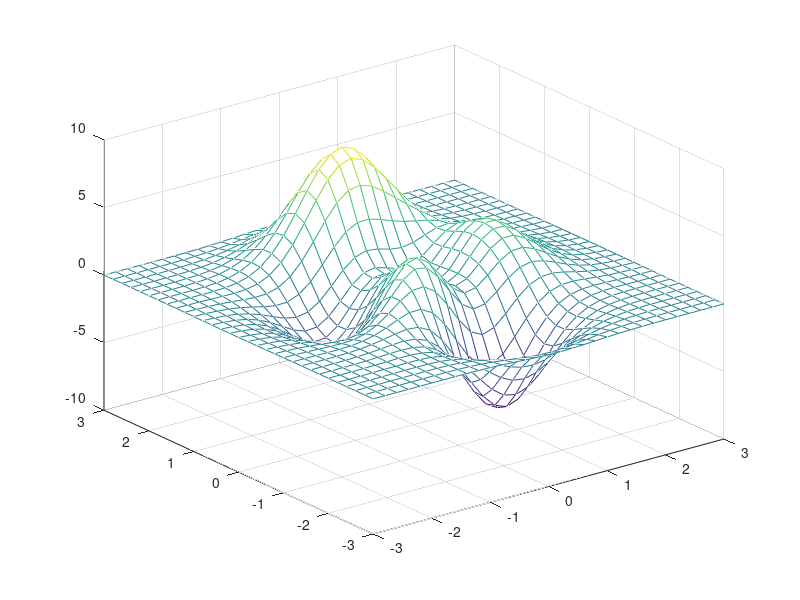

MATLAB code to generate this figure:
%%
% Figura  3.58 Código para generar la funcion peaks en Matlab
% Autor:
% Jesús Alfonso López S
% jalopez@uao.edu.co
% Del libro: Deep Learning Teoría y aplicaciones.
% Edición: 2021
%
%%
Xini=[-3:0.2:3]; Yini=Xini;
[x,y]=meshgrid(Xini,Yini);
z= 3*(1-x).^2.*exp(-(x.^2) - (y+1).^2) ...
-10*(x/5 - x.^3 - y.^5).*exp(-x.^2-y.^2) ...
-1/3*exp(-(x+1).^2 - y.^2);
mesh(x,y,z)
